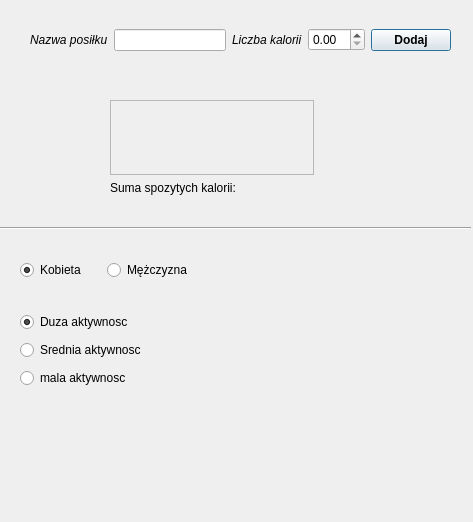
<?xml version="1.0" encoding="UTF-8"?>
<ui version="4.0">
 <class>Dialog</class>
 <widget class="QDialog" name="Dialog">
  <property name="geometry">
   <rect>
    <x>0</x>
    <y>0</y>
    <width>473</width>
    <height>522</height>
   </rect>
  </property>
  <property name="windowTitle">
   <string>Dialog</string>
  </property>
  <widget class="QWidget" name="horizontalLayoutWidget">
   <property name="geometry">
    <rect>
     <x>30</x>
     <y>0</y>
     <width>421</width>
     <height>80</height>
    </rect>
   </property>
   <layout class="QHBoxLayout" name="horizontalLayout">
    <item>
     <widget class="QLabel" name="label">
      <property name="font">
       <font>
        <italic>true</italic>
       </font>
      </property>
      <property name="styleSheet">
       <string notr="true">gridline-color:{rgb(0, 85, 0)}</string>
      </property>
      <property name="text">
       <string>Nazwa posiłku</string>
      </property>
     </widget>
    </item>
    <item>
     <widget class="QLineEdit" name="product"/>
    </item>
    <item>
     <widget class="QLabel" name="label_2">
      <property name="font">
       <font>
        <italic>true</italic>
       </font>
      </property>
      <property name="text">
       <string>Liczba kalorii</string>
      </property>
     </widget>
    </item>
    <item>
     <widget class="QDoubleSpinBox" name="calories">
      <property name="locale">
       <locale language="English" country="UnitedStates"/>
      </property>
      <property name="inputMethodHints">
       <set>Qt::ImhNone</set>
      </property>
     </widget>
    </item>
    <item>
     <widget class="QPushButton" name="add">
      <property name="font">
       <font>
        <weight>75</weight>
        <bold>true</bold>
       </font>
      </property>
      <property name="text">
       <string>Dodaj</string>
      </property>
     </widget>
    </item>
   </layout>
  </widget>
  <widget class="QWidget" name="verticalLayoutWidget">
   <property name="geometry">
    <rect>
     <x>110</x>
     <y>100</y>
     <width>204</width>
     <height>115</height>
    </rect>
   </property>
   <layout class="QVBoxLayout" name="verticalLayout">
    <item>
     <widget class="QListWidget" name="listofproducts">
      <property name="enabled">
       <bool>false</bool>
      </property>
     </widget>
    </item>
    <item>
     <layout class="QHBoxLayout" name="horizontalLayout_2">
      <item>
       <widget class="QLabel" name="label_3">
        <property name="text">
         <string>Suma spozytych kalorii: </string>
        </property>
       </widget>
      </item>
      <item>
       <widget class="QLabel" name="wynik">
        <property name="text">
         <string/>
        </property>
       </widget>
      </item>
     </layout>
    </item>
    <item>
     <widget class="QLabel" name="img">
      <property name="text">
       <string/>
      </property>
     </widget>
    </item>
   </layout>
  </widget>
  <widget class="Line" name="line">
   <property name="geometry">
    <rect>
     <x>0</x>
     <y>220</y>
     <width>471</width>
     <height>16</height>
    </rect>
   </property>
   <property name="orientation">
    <enum>Qt::Horizontal</enum>
   </property>
  </widget>
  <widget class="QWidget" name="horizontalLayoutWidget_3">
   <property name="geometry">
    <rect>
     <x>20</x>
     <y>230</y>
     <width>172</width>
     <height>80</height>
    </rect>
   </property>
   <layout class="QHBoxLayout" name="horizontalLayout_3">
    <item>
     <widget class="QRadioButton" name="femaleradio">
      <property name="enabled">
       <bool>true</bool>
      </property>
      <property name="text">
       <string>Kobieta</string>
      </property>
      <property name="checked">
       <bool>true</bool>
      </property>
     </widget>
    </item>
    <item>
     <widget class="QRadioButton" name="maleradio">
      <property name="text">
       <string>Mężczyzna</string>
      </property>
     </widget>
    </item>
   </layout>
  </widget>
  <widget class="QWidget" name="verticalLayoutWidget_2">
   <property name="geometry">
    <rect>
     <x>20</x>
     <y>310</y>
     <width>160</width>
     <height>80</height>
    </rect>
   </property>
   <layout class="QVBoxLayout" name="verticalLayout_2">
    <item>
     <widget class="QRadioButton" name="bigactivityradio">
      <property name="text">
       <string>Duza aktywnosc</string>
      </property>
      <property name="checked">
       <bool>true</bool>
      </property>
     </widget>
    </item>
    <item>
     <widget class="QRadioButton" name="mediumactivityradio">
      <property name="text">
       <string>Srednia aktywnosc</string>
      </property>
     </widget>
    </item>
    <item>
     <widget class="QRadioButton" name="smallactivityradio">
      <property name="text">
       <string>mala aktywnosc</string>
      </property>
     </widget>
    </item>
   </layout>
  </widget>
 </widget>
 <resources/>
 <connections/>
</ui>
